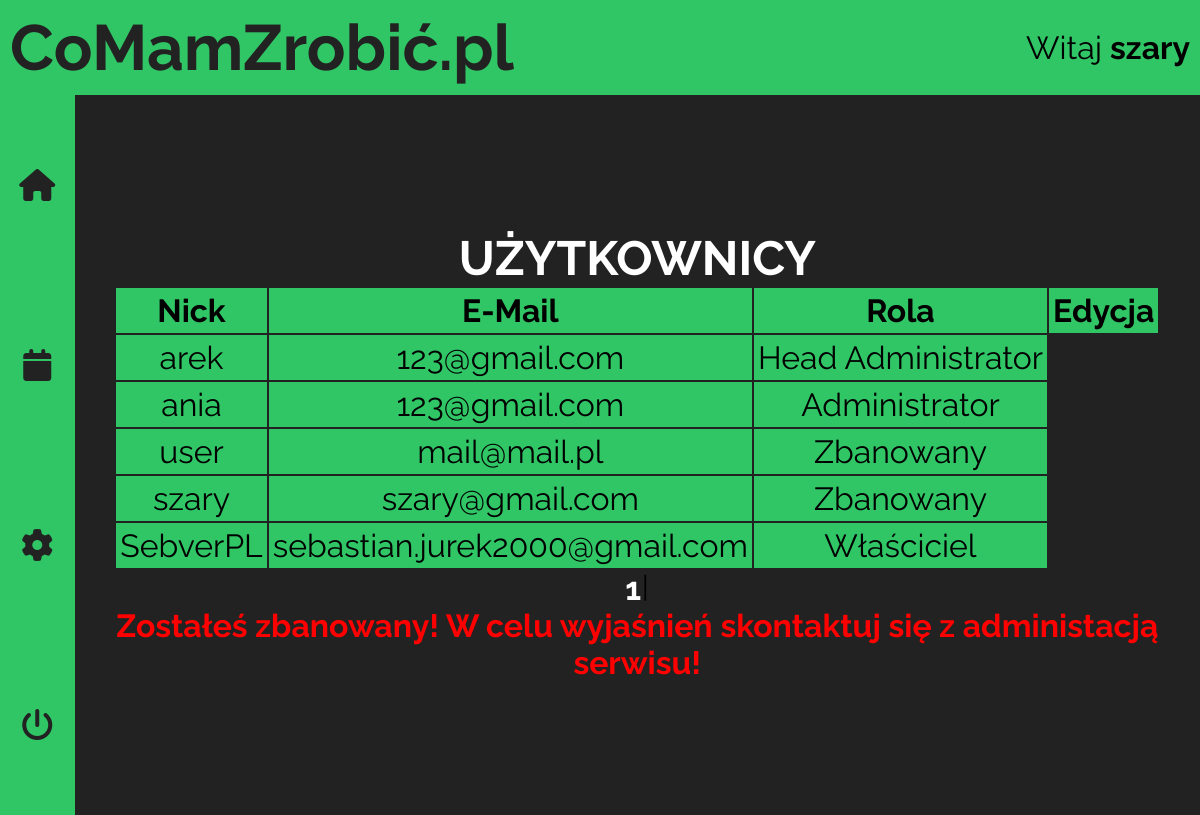
Screenshot of /users.php?page=1 (signed in) with the database file from the repository.
### tables this page shows
CREATE TABLE IF NOT EXISTS `users` (
  `ID` int(10) UNSIGNED NOT NULL AUTO_INCREMENT,
  `username` varchar(100) NOT NULL,
  `password` varchar(255) NOT NULL,
  `email` varchar(1000) NOT NULL,
  `roleID` int(10) UNSIGNED NOT NULL DEFAULT 3,
  `data` timestamp NOT NULL DEFAULT current_timestamp() ON UPDATE current_timestamp(),
  PRIMARY KEY (`ID`),
  KEY `roleID` (`roleID`)
);

### users.php (the view, shortened to what this page needs)
<!DOCTYPE html>
<html lang="pl-PL">
<head>
  <link rel="stylesheet" href="https://cdnjs.cloudflare.com/ajax/libs/font-awesome/6.1.1/css/all.min.css"
 />
  <link rel="stylesheet" href="src/css/styles.css">
</head>
<body>
  <div class="container">
    <?php
    include_once("panelHeader.php");
    ?>
    <main class="main-section">
      <?php
      include_once("panelNavigation.php");
      ?>
      <section class="panel-section">
        <h2 class="panel-heading2">Użytkownicy</h2>
        <aside class="table">
          <?php
          function t1($val, $min, $max)
          {
            return ($val >= $min && $val <= $max);
          }
          require_once('connect.php');
          $usersCountQuery = $conn->query("SELECT COUNT(ID) as cnt FROM users");
          $userCount = $usersCountQuery->fetch_object()->cnt;
          $limit = 10;
          $currentPage = isset($_GET['page']) ? intval($_GET['page'] - 1) : 1;
          $from = $currentPage * $limit;
          $allPages = ceil($userCount / $limit);
          $usersQuery = "SELECT u.ID, u.username, u.email, r.roleName, u.roleId FROM users u, roles r WHERE u.roleId = r.id ORDER BY u.ID LIMIT {$from}, {$limit}";
          $result = $conn->query($usersQuery);
          if ($result->num_rows > 0) {
            echo '<table class="tables">';
            echo <<<HEAD
              <tr>
                <th>Nick</th>
                <th>E-Mail</th>
                <th>Rola</th>
                <th>Edycja</th>
              </tr>
            HEAD;
            while ($row = $result->fetch_object()) {
              echo <<<TABLE
              <tr>
                <td>$row->username</td>
                <td>$row->email</td>
              TABLE;
              $roleId = $row->roleId;
              switch ($roleId) {
                case 1:
                  echo <<<TABLE
                      <td>Head Administrator</td>
                    TABLE;
                  break;
                case 2:
                  echo <<<TABLE
                      <td>Administrator</td>
                    TABLE;
                  break;
                case 4:
                  echo <<<TABLE
                      <td>Właściciel</td>
                    TABLE;
                  break;
                case 6:
                  echo <<<TABLE
                      <td>Zbanowany</td>
                    TABLE;
                  break;
              }
              echo '</tr>';
            }
            echo '</table>';
            echo '<section class="pages-section">';
            for ($i = 1; $i <= $allPages; $i++) {
              $active = ($i == ($currentPage + 1)) ? 'active' : '';
              if (t1($i, ($currentPage - 3), ($currentPage + 5))) {
                echo <<<END
                <a class="pages-links {$active}" href="users.php?page={$i}">{$i}</a><i class="space">|</i>
              END;
              }
            }
            echo '</section>';
          } else {
            echo <<<ERROR
              <p class="paragraph error">Brak użytkowników!</p>
            ERROR;
          }
          ?>
        </aside>
        <?php
        if (isset($_SESSION['success'])) {
          echo <<<END
                  <p class="paragraph success">{$_SESSION['success']}</p>
                END;
          unset($_SESSION['success']);
        } else if (isset($_SESSION['error'])) {
          echo <<<END
                  <p class="paragraph error">{$_SESSION['error']}</p>
                END;
        }
        ?>
      </section>
    </main>
  </div>
</body>
</html>

### src/css/styles.css (style rules this page uses)
* { margin: 0; padding: 0; -webkit-box-sizing: border-box; box-sizing: border-box; }
div.container { max-width: 1920px; margin: 0 auto; overflow: hidden; font-family: "Raleway", "Arial", sans-serif; font-size: 10px; }
a.pages-links { color: #fff; font-size: 2rem; text-decoration: none; -webkit-transition: color 0.2s linear; transition: color 0.2s linear; }
a.pages-links.active { font-weight: 700; }
.space { font-size: 1.8rem; }
p.paragraph { font-size: 2rem; text-align: center; }
p.paragraph.error { font-weight: bold; color: red; }
h2.panel-heading2 { font-size: 3rem; color: #fff; text-transform: uppercase; }
main.main-section { display: -webkit-box; display: -ms-flexbox; display: flex; -webkit-box-orient: horizontal; -webkit-box-direction: normal; -ms-flex-direction: row; flex-direction: row; }
main.main-section section.panel-section { display: -webkit-box; display: -ms-flexbox; display: flex; -webkit-box-orient: vertical; -webkit-box-direction: normal; -ms-flex-direction: column; flex-direction: column; -webkit-box-pack: center; -ms-flex-pack: center; justify-content: center; -webkit-box-align: center; -ms-flex-align: center; align-items: center; -webkit-box-flex: 2; -ms-flex-positive: 2; flex-grow: 2; background-color: #222; }
section.pages-section { display: -webkit-box; display: -ms-flexbox; display: flex; -webkit-box-orient: horizontal; -webkit-box-direction: normal; -ms-flex-direction: row; flex-direction: row; -webkit-box-pack: center; -ms-flex-pack: center; justify-content: center; }
table.tables { font-size: 2rem; border-collapse: collapse; }
table.tables td, table.tables th { -webkit-box-sizing: content-box; box-sizing: content-box; border: 2px solid #222; padding: 4px; text-align: center; }
table.tables tr { background-color: #30c665; }

### rows the page displays
users: username "arek", email "123@gmail.com", shows "Head Administrator"
users: username "ania", email "123@gmail.com", shows "Administrator"
users: username "user", email "mail@mail.pl", shows "Zbanowany"
users: username "szary", email "szary@gmail.com", shows "Zbanowany"
users: username "SebverPL", email "sebastian.jurek2000@gmail.com", shows "Właściciel"

### other values shown
$_SESSION['nick'] "szary"
$_SESSION['error'] "Zostałeś zbanowany! W celu wyjaśnień skontaktuj się z administacją serwisu!"
